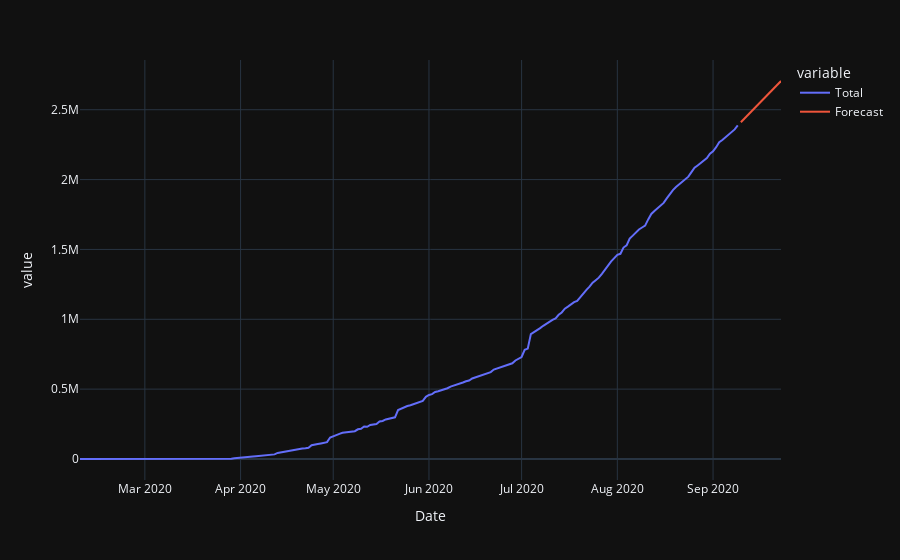

Write notebook code for a chart like this one.
### Code cell
Future(order, seasonal_order)

### Figure 1 — Plotly figure (JSON) as saved in the notebook; plotly's stock layout.template omitted (floating-point values rounded to 4 significant figures; data arrays with more than 128 entries replaced by an {"elided": "..."} marker saying what was removed)
{"data": [{"hovertemplate": "variable=Total<br>Date=%{x}<br>value=%{y}<extra></extra>", "legendgroup": "Total", "line": {"color": "#636efa", "dash": "solid"}, "mode": "lines", "name": "Total", "orientation": "v", "showlegend": true, "type": "scatter", "x": {"elided": "228 str values"}, "xaxis": "x", "y": {"elided": "228 int values"}, "yaxis": "y"}, {"hovertemplate": "variable=Forecast<br>Date=%{x}<br>value=%{y}<extra></extra>", "legendgroup": "Forecast", "line": {"color": "#EF553B", "dash": "solid"}, "mode": "lines", "name": "Forecast", "orientation": "v", "showlegend": true, "type": "scatter", "x": {"elided": "228 str values"}, "xaxis": "x", "y": {"elided": "228 float values"}, "yaxis": "y"}], "layout": {"legend": {"title": {"text": "variable"}, "tracegroupgap": 0}, "margin": {"t": 60}, "xaxis": {"anchor": "y", "domain": [0, 1], "title": {"text": "Date"}}, "yaxis": {"anchor": "x", "domain": [0, 1], "title": {"text": "value"}}}}
